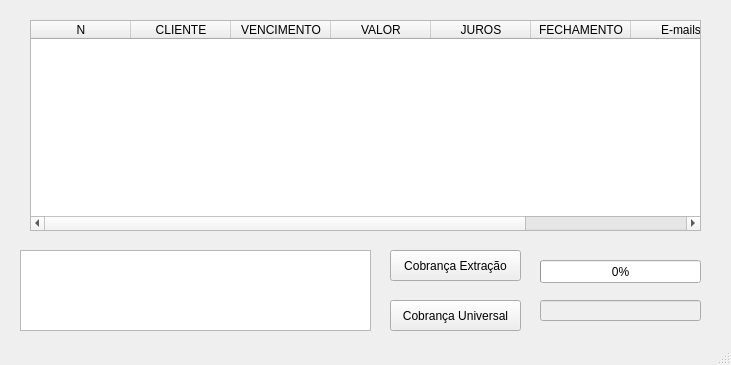
<?xml version="1.0" encoding="UTF-8"?>
<ui version="4.0">
 <class>MainWindow</class>
 <widget class="QMainWindow" name="MainWindow">
  <property name="geometry">
   <rect>
    <x>0</x>
    <y>0</y>
    <width>731</width>
    <height>365</height>
   </rect>
  </property>
  <property name="windowTitle">
   <string>MainWindow</string>
  </property>
  <widget class="QWidget" name="centralwidget">
   <widget class="QPushButton" name="pushButton">
    <property name="geometry">
     <rect>
      <x>390</x>
      <y>250</y>
      <width>131</width>
      <height>31</height>
     </rect>
    </property>
    <property name="text">
     <string>Cobrança Extração</string>
    </property>
   </widget>
   <widget class="QTextEdit" name="textEdit">
    <property name="geometry">
     <rect>
      <x>20</x>
      <y>250</y>
      <width>351</width>
      <height>81</height>
     </rect>
    </property>
   </widget>
   <widget class="QLineEdit" name="lineEdit">
    <property name="enabled">
     <bool>false</bool>
    </property>
    <property name="geometry">
     <rect>
      <x>540</x>
      <y>300</y>
      <width>161</width>
      <height>21</height>
     </rect>
    </property>
    <property name="text">
     <string/>
    </property>
   </widget>
   <widget class="QProgressBar" name="progressBar">
    <property name="geometry">
     <rect>
      <x>540</x>
      <y>260</y>
      <width>161</width>
      <height>23</height>
     </rect>
    </property>
    <property name="value">
     <number>0</number>
    </property>
   </widget>
   <widget class="QTableWidget" name="tableWidget">
    <property name="geometry">
     <rect>
      <x>30</x>
      <y>20</y>
      <width>671</width>
      <height>211</height>
     </rect>
    </property>
    <column>
     <property name="text">
      <string>N</string>
     </property>
    </column>
    <column>
     <property name="text">
      <string>CLIENTE</string>
     </property>
    </column>
    <column>
     <property name="text">
      <string>VENCIMENTO</string>
     </property>
    </column>
    <column>
     <property name="text">
      <string>VALOR</string>
     </property>
    </column>
    <column>
     <property name="text">
      <string>JUROS</string>
     </property>
    </column>
    <column>
     <property name="text">
      <string>FECHAMENTO</string>
     </property>
    </column>
    <column>
     <property name="text">
      <string>E-mails</string>
     </property>
    </column>
    <column>
     <property name="text">
      <string/>
     </property>
    </column>
   </widget>
   <widget class="QPushButton" name="pushButton_2">
    <property name="geometry">
     <rect>
      <x>390</x>
      <y>300</y>
      <width>131</width>
      <height>31</height>
     </rect>
    </property>
    <property name="text">
     <string>Cobrança Universal</string>
    </property>
   </widget>
  </widget>
  <widget class="QStatusBar" name="statusbar"/>
 </widget>
 <resources/>
 <connections/>
</ui>
